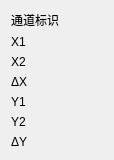
<?xml version="1.0" encoding="UTF-8"?>
<ui version="4.0">
 <class>MeasureWidget</class>
 <widget class="QWidget" name="MeasureWidget">
  <property name="geometry">
   <rect>
    <x>0</x>
    <y>0</y>
    <width>114</width>
    <height>138</height>
   </rect>
  </property>
  <property name="windowTitle">
   <string>Form</string>
  </property>
  <layout class="QVBoxLayout" name="verticalLayout">
   <item>
    <widget class="QLabel" name="labelChannel">
     <property name="sizePolicy">
      <sizepolicy hsizetype="Preferred" vsizetype="Preferred">
       <horstretch>0</horstretch>
       <verstretch>0</verstretch>
      </sizepolicy>
     </property>
     <property name="text">
      <string>通道标识</string>
     </property>
    </widget>
   </item>
   <item>
    <widget class="QLabel" name="labelX1">
     <property name="text">
      <string>X1</string>
     </property>
    </widget>
   </item>
   <item>
    <widget class="QLabel" name="labelX2">
     <property name="text">
      <string>X2</string>
     </property>
    </widget>
   </item>
   <item>
    <widget class="QLabel" name="labelDeltaX">
     <property name="text">
      <string>ΔX</string>
     </property>
    </widget>
   </item>
   <item>
    <widget class="QLabel" name="labelY1">
     <property name="text">
      <string>Y1</string>
     </property>
    </widget>
   </item>
   <item>
    <widget class="QLabel" name="labelY2">
     <property name="text">
      <string>Y2</string>
     </property>
    </widget>
   </item>
   <item>
    <widget class="QLabel" name="labelDeltaY">
     <property name="text">
      <string>ΔY</string>
     </property>
    </widget>
   </item>
  </layout>
 </widget>
 <resources/>
 <connections/>
</ui>
